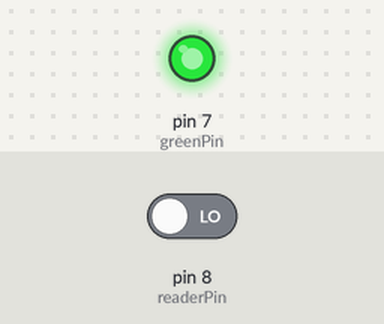
Bench run of a sketch on a simulated Arduino Uno, built with avr-gcc and run on an emulated ATmega328P. Shown: output pins drawn as LEDs (lit = HIGH). The test bench sets the inputs (shaded band); at power-on: pin 8 (readerPin) LOW. What the sketch prints to the serial monitor is not drawn.

Above: at 1.2 s.
1.3 s: pin 8 (readerPin) driven HIGH
At 2.0 s:
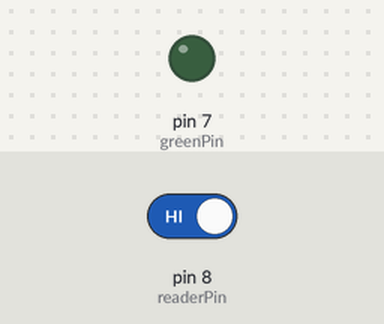
2.8 s: pin 8 (readerPin) driven LOW
At 3.2 s:
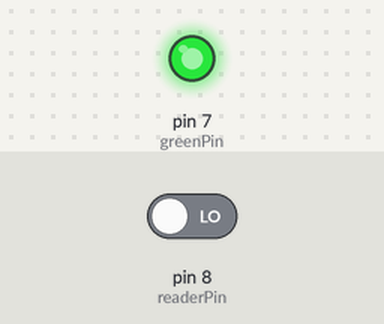
Timing chart, 0 to 5.8 s (numbered marks = the images above; inputs shaded):
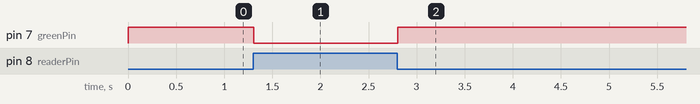

Measured:
- after the input at 1.3 s, pin 7 (greenPin): HIGH → LOW at once
- after the input at 2.8 s, pin 7 (greenPin): LOW → HIGH at once

The sketch:

PushButton_1.ino
```cpp
int greenPin = 7;
int readerPin = 8;

int timer = 100;

int volts;

void setup() {
  // put your setup code here, to run once:
  Serial.begin(9600);

  pinMode(greenPin,OUTPUT);
  pinMode(readerPin,INPUT);
}

void loop() {
  // put your main code here, to run repeatedly:

  volts = digitalRead(readerPin);
  Serial.println(volts);

  if (volts == 1){
    digitalWrite(greenPin,LOW);
  }

  if (volts == 0){
    digitalWrite(greenPin,HIGH);
  }

}
```
